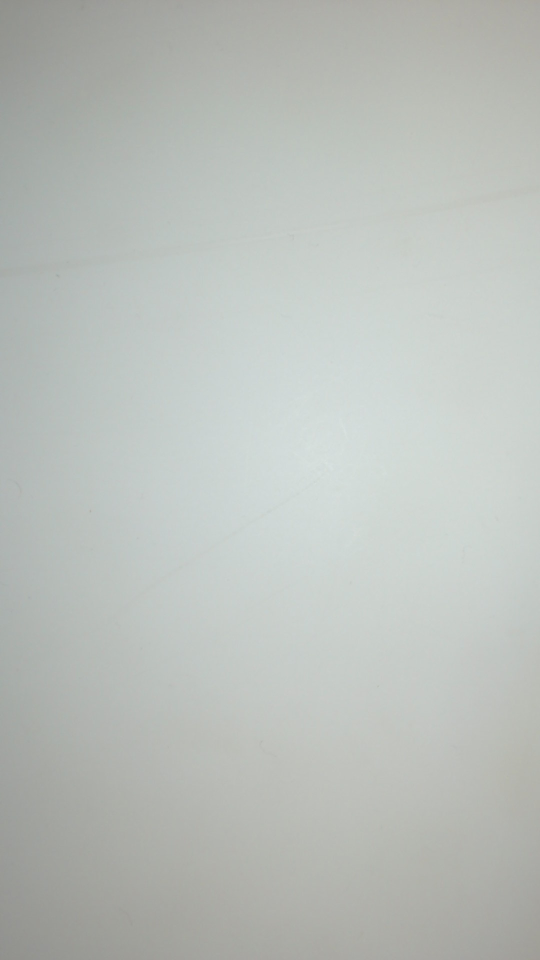
#> input picture 4led/empty_l0.jpg, 1080 x 1920 px (shown at 1/2 size)
$ python 0combine.py
#> lines starting #> are read from the running program, lines starting #| are printed output that depends on the picture
#!/usr/bin/env python3

import cv2
import numpy as np
from scipy.stats import threshold
from scipy.signal import convolve2d
import glob

USE_EMPTY = True

DATADIR = 'grab_r2'


def sharpen(img):
    blur = cv2.GaussianBlur(img, (7, 7), 0)
    return cv2.addWeighted(img, 3, blur, -2, 0)


def minimum(a, b, c, d):
    m1 = np.minimum(a, b)
    m2 = np.minimum(c, d)
    return np.minimum(m1, m2)


def maximum(a, b, c, d):
    m1 = np.maximum(a, b)
    m2 = np.maximum(c, d)
    return np.maximum(m1, m2)


def callback(x):
    pass

cv2.namedWindow('control')
cv2.createTrackbar('s_min', 'control',  60, 1000, callback)
cv2.createTrackbar('s_max', 'control', 558, 1000, callback)
cv2.createTrackbar('v_min', 'control', 326, 1000, callback)
cv2.createTrackbar('v_max', 'control', 950, 1000, callback)

if USE_EMPTY:
    im0e = cv2.imread('empty_l0.jpg')
#> im0e is the input picture: shape (1920, 1080, 3); mean B, G, R 186.9, 191.3, 186.5
    im1e = cv2.imread('empty_l1.jpg')
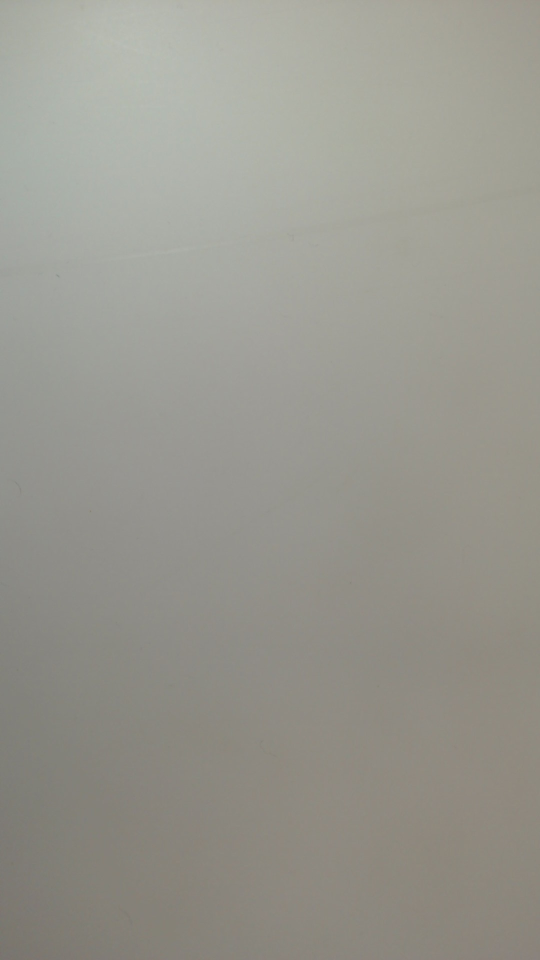
#> input picture 4led/empty_l1.jpg, 1080 x 1920 px (shown at 1/2 size)
#> im1e is the input picture: shape (1920, 1080, 3); mean B, G, R 143.2, 151.5, 152.6
    im2e = cv2.imread('empty_l2.jpg')
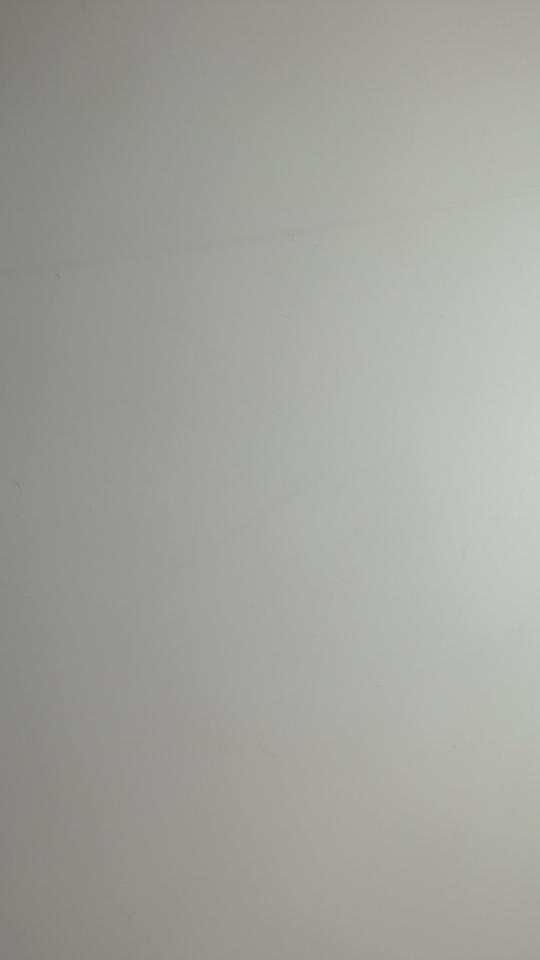
#> input picture 4led/empty_l2.jpg, 1080 x 1920 px (shown at 1/2 size)
#> im2e is the input picture: shape (1920, 1080, 3); mean B, G, R 157.4, 162.9, 162.1
    im3e = cv2.imread('empty_l3.jpg')
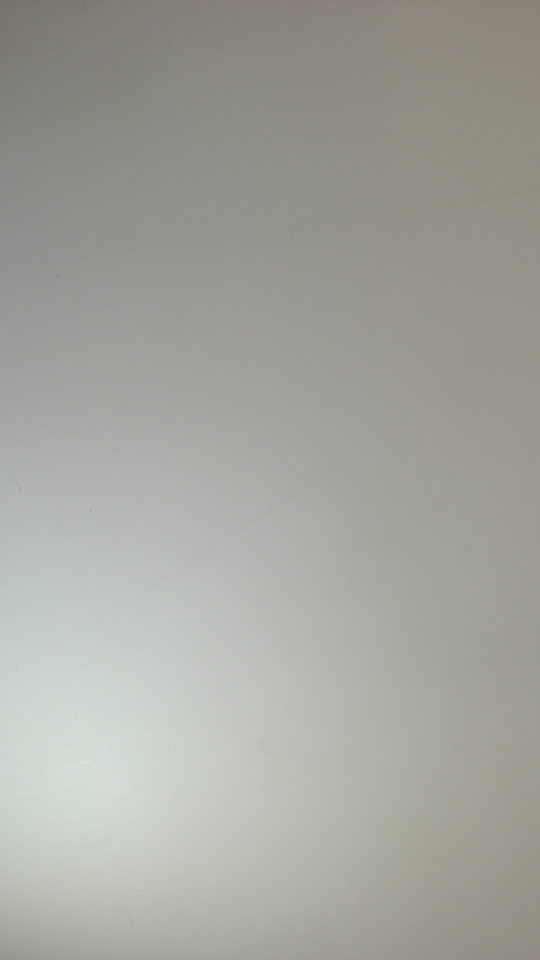
#> input picture 4led/empty_l3.jpg, 1080 x 1920 px (shown at 1/2 size)
#> im3e is the input picture: shape (1920, 1080, 3); mean B, G, R 157.5, 164.6, 164.1
    im0e = cv2.resize(im0e, (1080//4, 1920//4))
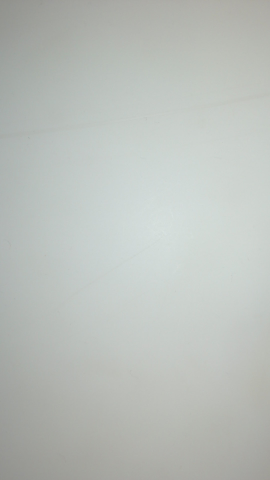
#> im0e: shape (480, 270, 3); mean B, G, R 187, 191.4, 186.6
    im1e = cv2.resize(im1e, (1080//4, 1920//4))
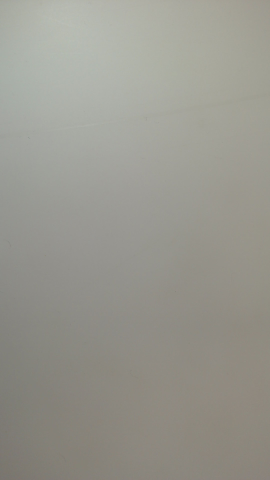
#> im1e: shape (480, 270, 3); mean B, G, R 143.3, 151.6, 152.6
    im2e = cv2.resize(im2e, (1080//4, 1920//4))
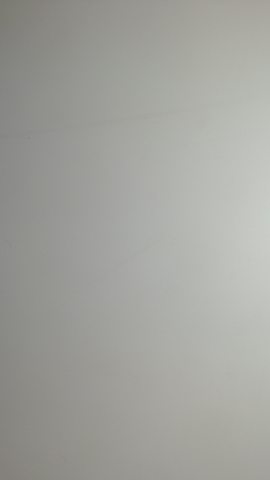
#> im2e: shape (480, 270, 3); mean B, G, R 157.5, 162.9, 162.2
    im3e = cv2.resize(im3e, (1080//4, 1920//4))
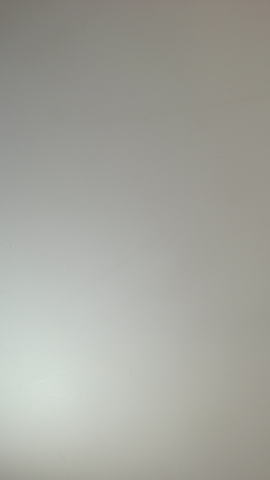
#> im3e: shape (480, 270, 3); mean B, G, R 157.6, 164.7, 164.1


files = sorted(glob.glob('%s/*_l0.jpg' % DATADIR))
fileindex = 0

while True:

#> (the run stopped early here; a loop or call above may not have finished)
